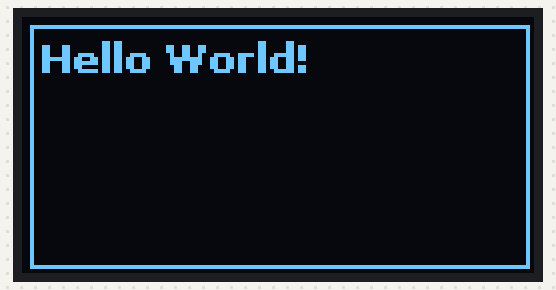
Bench run of a program on a simulated Raspberry Pi (BCM pin numbers). Parts: 128×64 one-colour display.

Above: at 0.2 s.

The program:

oled_agent.py
```python
from luma.core.interface.serial import i2c
from luma.core.render import canvas
from luma.oled.device import ssd1306
from PIL import ImageFont
import time

# I2C 설정
serial = i2c(port=1, address=0x3C)
# 디스플레이를 세로 모드로 설정 (rotate=1 또는 3 사용)
device = ssd1306(serial, rotate=0)

# 글꼴 설정 (크기를 키우기 위해 truetype 폰트 로드)
font_path = "/usr/share/fonts/truetype/dejavu/DejaVuSans-Bold.ttf"  # 경로에 적합한 글꼴 사용
font_size = 10  # 원하는 글씨 크기로 설정
font = ImageFont.truetype(font_path, font_size)

# 박스와 텍스트를 세로 모드에 맞게 렌더링
with canvas(device) as draw:
    # 여백을 준 직사각형
    padding = 2
    draw.rectangle(
        (padding, padding, device.width - padding, device.height - padding),
        outline="white",
        fill="black"
    )
    # 텍스트를 여백을 두고 아래로 약간 내림
    draw.text((padding + 2, padding + 2), "Hello World!", fill="white", font=font)

while True:
    time.sleep(1)
```
